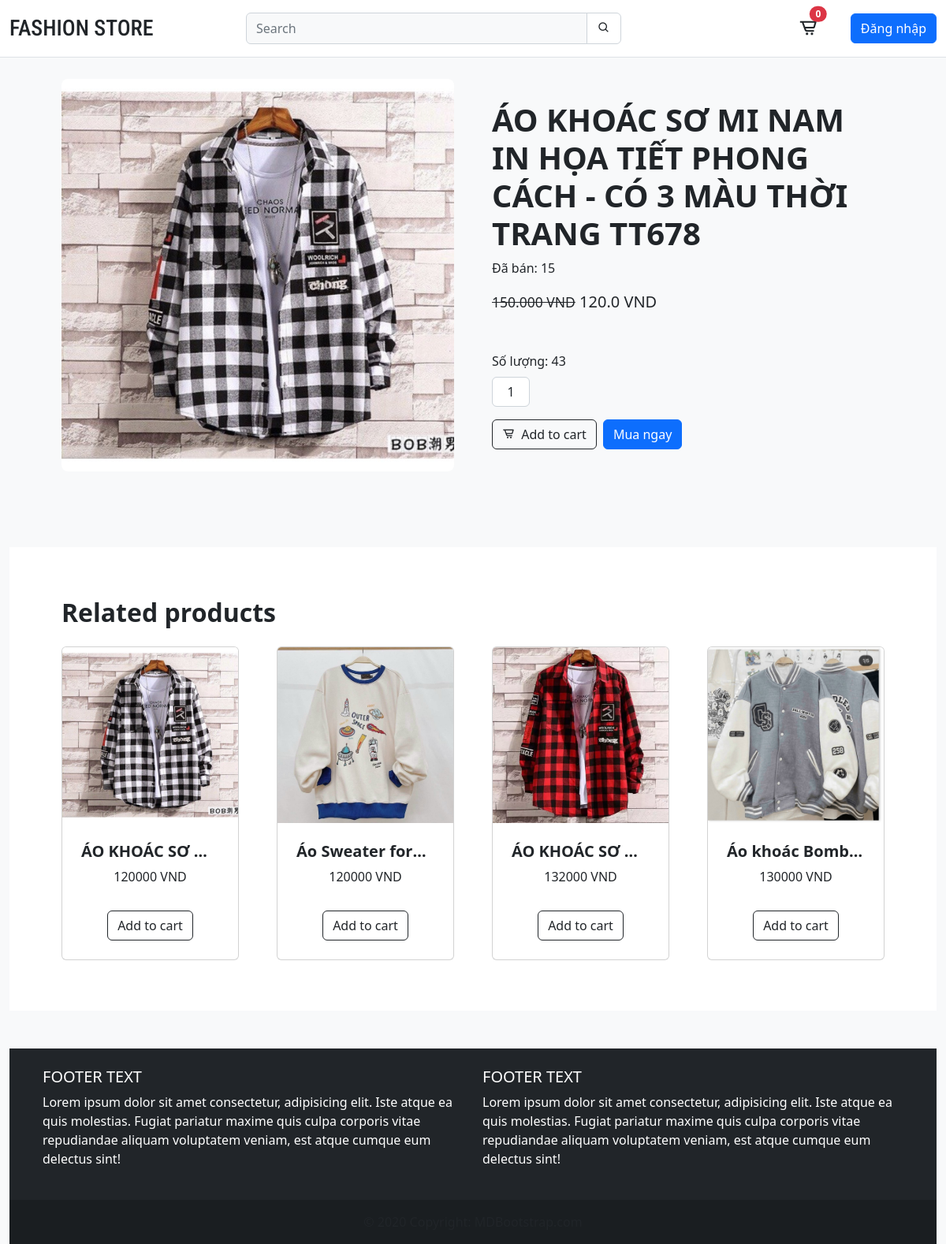
Page /product/10/ on the committed database.
### product/models.py (models this page shows, shortened)
class Product(models.Model):
    category = models.ForeignKey(
        Category, related_name='products', on_delete=models.CASCADE)
    image = models.ImageField(upload_to='static/assets')
    name = models.CharField(max_length=255)
    slug = models.SlugField()
    price = models.IntegerField()
    old_price = models.IntegerField()
    sale = models.BooleanField(default=False)
    created_at = models.DateTimeField(auto_now_add=True)
    sold = models.IntegerField(default=False)
    classify = models.ForeignKey(
        Classify, related_name='classify', null=True, on_delete=models.CASCADE)
    class Meta:
        ordering = ('-created_at',)
    def get_display_price(self):
        return self.price / 1000

### product/views.py (the view)
# urls.py: path('product/', include('product.urls')),
def product(request, id):
    product = get_object_or_404(Product, id=id)
    relates = Product.objects.all()[0:4]
    return render(request, 'product/product.html', {'product': product, 'reletes': relates})

### cart/cart.py (called while the page is built)
    def __len__(self):
        return sum(item['quantity'] for item in self.cart.values())

### cart/context_processors.py (called while the page is built)
def cart(request):
    return {'cart': Cart(request)}

### product/templates/product/product.html
{% extends 'core/base.html'%} {% block title %}Product Detail{% endblock %}
{% block content %}
{% load static %}
<section class="pb-5" style="margin-top: 100px">
    <div class="container px-4 px-lg-5 my-5">
        <div class="row gx-4 gx-lg-5 align-items-center">
            <div class="col-md-6">
                <img class="card-img-top rounded-3 mb-5 mb-md-0" src="/{{product.image}}" alt="..." />
            </div>
            <div class="col-md-6">
                <h1 class="display-6 fw-bolder">{{product.name}}</h1>
                <span class="sold">Đã bán: 15</span>
                <div class="fs-5 mb-5 mt-3">
                    <span class="small text-decoration-line-through">150.000 VND</span>
                    <span class="h5">{{product.get_display_price}} VND</span>
                </div>
                <div class="quantity mb-3">
                    <label class="mb-2" for="inputQuantity">Số lượng: {{product.sold}}</label>
                    <input
                        class="form-control text-center me-3"
                        id="inputQuantity"
                        type="num"
                        value="1"
                        style="max-width: 3rem"
                    />
                </div>
                <div class="d-flex">
                    <a
                        class="btn btn-outline-dark flex-shrink-0"
                        type="button"
                        hx-get="{% url 'add_to_cart' product.id %}"
                        hx-target="#menu-cart-button"
                        hx-swap="outerHTML"
                    >
                        <i class="bx bx-cart-alt me-1"></i>
                        Add to cart
                    </a>
                    <button class="btn btn-primary flex-shrink-0 ms-2" type="button">Mua ngay</button>
                </div>
            </div>
        </div>
    </div>
</section>
<section class="py-3 bg-white">
    <div class="container px-4 px-lg-5 mt-5">
        <h2 class="fw-bolder mb-4">Related products</h2>
        <div class="row gx-4 gx-lg-5 row-cols-2 row-cols-md-3 row-cols-xl-4 justify-content-center">
            {% for releted in reletes %}
            <div class="col mb-5">
                <div class="card h-100">
                    <img class="card-img-top" src="/{{releted.image}}" alt="..." />
                    <div class="card-body p-4">
                        <div class="text-center">
                            <h5 class="fw-bolder text-truncate">{{releted.name}}</h5>
                            {{releted.price}} VND
                        </div>
                    </div>
                    <div class="card-footer p-4 pt-0 border-top-0 bg-transparent">
                        <div class="text-center">
                            <a
                                class="btn btn-outline-dark mt-auto"
                                hx-get="{% url 'add_to_cart' releted.id %}"
                                hx-target="#menu-cart-button"
                                hx-swap="outerHTML"
                            >Add to cart</a>
                        </div>
                    </div>
                </div>
            </div>
            {% endfor %}
        </div>
    </div>
</section>
{% endblock %}

### core/static/css/styles.css (style rules this page uses)
* { margin: 0; padding: 0; list-style-type: none; }
a { text-decoration: none; color: #212529; }
.card-body { min-height: 110.38px; }

### rows in the picture
Product: image (picture), name "ÁO KHOÁC SƠ MI NAM IN HỌA TIẾT PHONG CÁCH - CÓ 3 MÀU THỜI TRANG TT678", get_display_price "120.0", sold "43", name "ÁO KHOÁC SƠ…", price "120000"
Product: image (picture), name "Áo Sweater for…", price "120000"
Product: image (picture), name "ÁO KHOÁC SƠ…", price "132000"
Product: image (picture), name "Áo khoác Bomb…", price "130000"

### other values in the picture
{{ cart|length }} "0"
